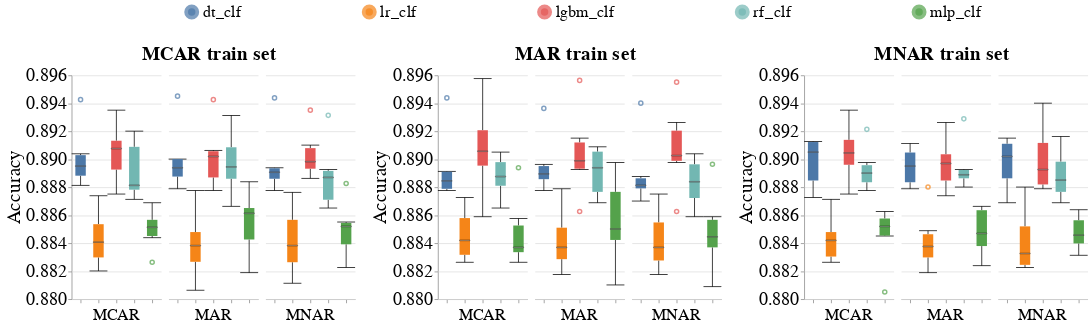

Source (notebook cell):
### Code cell
create_box_plots_for_diff_models(dataset_name=DATASET_NAME,
                                 null_imputer_name=ErrorRepairMethod.median_mode.value,
                                 metric_name='Accuracy',
                                 db_client=db_client)
